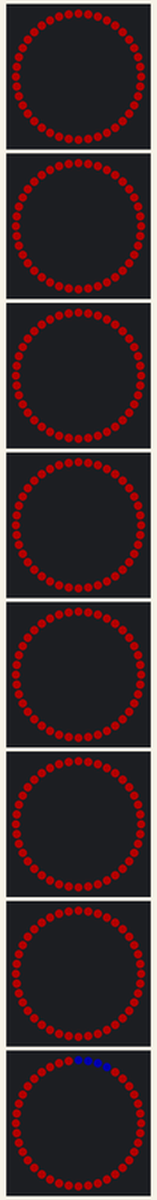
A sketch run on a simulated ESP8266 (NodeMCU). Shown: 8 × 40 RGB LEDs in a ring, first at the top, clockwise. Dim RGB values are drawn brighter than linear; random numbers use the default seed unless the sketch sets one; what the sketch prints to the serial monitor is not drawn.

Above: at 0.1 s.
At 15.9 s:
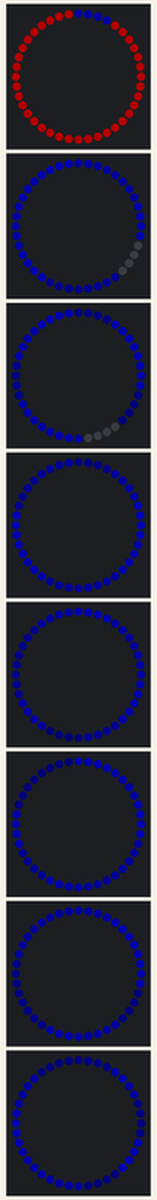
At 37.0 s:
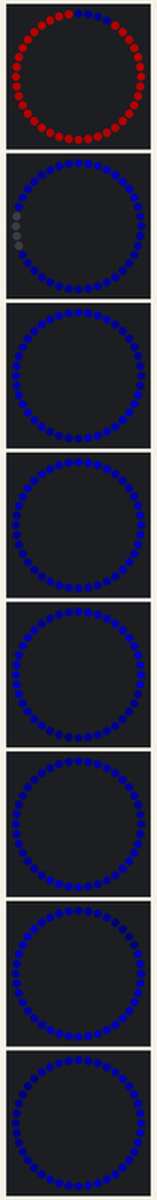

The sketch:

esp8266_case.ino
```cpp
/*  Things to check:
 *    - can I set an individual row from leds[][] to a specific output pin?
 *    - can I respond to an individual cell getting a specific color?
 *    - can I switch between individual and sync modes?
 *    - what is the delay in response?
 *    - how long does it take to fill the cells on init?
 */


// SETUP VARIABLES --------------------------------------------------------------------------------
// Loading the ESP8266WiFi library and the PubSubClient library
#include <ESP8266WiFi.h>
#include <PubSubClient.h>

// case variables ----------------------------------------------------------
const String ID = "esp8266_case";
const char* device_ID = "esp8266_case";

// led strip variables ----------
#define FASTLED_ESP8266_RAW_PIN_ORDER
#include <FastLED.h>
#define COLS 10
#define ROWS 8

CRGB leds[ROWS][4*COLS];

// the following are used for testing purposes:
uint8_t red;
uint8_t green;
uint8_t blue;
uint8_t test_row = 0;
uint8_t test_col = 0;
CRGB test_color;
int incoming;
int phase = 0;

uint8_t BRIGHTNESS = 60;
#define VOLTS 5
#define MAX_MA 3000
const int ROW7_PIN = D8; // bottom row
const int ROW6_PIN = D1;
const int ROW5_PIN = D2;
const int ROW4_PIN = D3;
const int ROW3_PIN = D4;
const int ROW2_PIN = D5;
const int ROW1_PIN = D6;
const int ROW0_PIN = D7; // top row

// LED mode variables ----------
int prev_fade = 0; // stores the last time the color fade changed
int curr_fade = 0;
int _delay = 10;
int UPDATES_PER_SECOND = 400;

CRGBPalette16 currentPalette;
TBlendType    currentBlending;
String led_mode = "off";
String prev_mode = "off";

// used for the "twinkle" modes ---------------------
// Overall twinkle speed.
// 0 (VERY slow) to 8 (VERY fast).
// 4, 5, and 6 are recommended, default is 4.
#define TWINKLE_SPEED 4

// Overall twinkle density.
// 0 (NONE lit) to 8 (ALL lit at once).
// Default is 5.
#define TWINKLE_DENSITY 6

// Background color for 'unlit' pixels
CRGB gBackgroundColor = CRGB::Black;

// If AUTO_SELECT_BACKGROUND_COLOR is set to 1,
// then for any palette where the first two entries
// are the same, a dimmed version of that color will
// automatically be used as the background color.
#define AUTO_SELECT_BACKGROUND_COLOR 0

// If COOL_LIKE_INCANDESCENT is set to 1, colors will
// fade out slighted 'reddened', similar to how
// incandescent bulbs change color as they get dim down.
#define COOL_LIKE_INCANDESCENT 1

CRGBPalette16 targetPalette;

// cell variables ---------------
struct Cell {
  uint8_t red;
  uint8_t green;
  uint8_t blue;
  String cell_mode;
};

Cell cells[ROWS][COLS];

// connection variables ---------
// Change the credentials below, so your ESP8266 connects to your router
const char* ssid = "egon24";
const char* password = "4432egon";

// Change the variable to your Raspberry Pi IP address, so it connects to your MQTT broker
const char* mqtt_server = "192.168.50.115";

// done explicitly to avoid char/char*/String conversions and concatenations
const char* mode_off = "esp8266_case/off";
const char* mode_individual = "esp8266_case/cell/+/+/#"; // esp8266_case/cell/row/column/mode
                                                         // or esp8266_case/cell/row/column/rgb/red/green/blue
const char* mode_rgb = "esp8266_case/rgb";
const char* mode_party = "esp8266_case/party";
const char* mode_twinkle_blue = "esp8266_case/twinkle_blue";
const char* mode_brightness = "esp8266_case/brightness";
const char* mode_color_fade = "esp8266_case/color_fade";

// Initializes the espClient
WiFiClient espClient;
PubSubClient client(espClient);

void setup() {
  Serial.begin(115200);
  Serial.println("Beginning...");

  FastLED.setMaxPowerInVoltsAndMilliamps(VOLTS, MAX_MA);
  FastLED.addLeds<WS2812, ROW7_PIN, GRB>(leds[7], 4*COLS);
  FastLED.addLeds<WS2812, ROW6_PIN, GRB>(leds[6], 4*COLS);
  FastLED.addLeds<WS2812, ROW5_PIN, GRB>(leds[5], 4*COLS);
  FastLED.addLeds<WS2812, ROW4_PIN, GRB>(leds[4], 4*COLS);
  FastLED.addLeds<WS2812, ROW3_PIN, GRB>(leds[3], 4*COLS);
  FastLED.addLeds<WS2812, ROW2_PIN, GRB>(leds[2], 4*COLS);
  FastLED.addLeds<WS2812, ROW1_PIN, GRB>(leds[1], 4*COLS);
  FastLED.addLeds<WS2812, ROW0_PIN, GRB>(leds[0], 4*COLS);
  FastLED.setBrightness(BRIGHTNESS);

  // create a Cell object for each cell
  for(int i = 0; i < ROWS; i++){
    for(int j = 0; j < COLS; j++){
      cells[i][j] = {255, 0, 0, "rgb"};
    }
  }
  initCells();

}

// connect ESP8266 to router
void setup_wifi() {
  delay(10);

  Serial.print("Board's local IP address: ");
  Serial.println(WiFi.localIP());
  // We start by connecting to a WiFi network
  Serial.println();
  Serial.print("Connecting to ");
  Serial.println(ssid);
  WiFi.begin(ssid, password);
  while (WiFi.status() != WL_CONNECTED) {
    delay(500);
    Serial.print(".");
  }
  Serial.println("");
  Serial.print("WiFi connected - ESP IP address: ");
  Serial.println(WiFi.localIP());
}

// TODO
// This functions is executed when some device publishes a message to a topic that your ESP8266 is subscribed to
// Change the function below to add logic to your program, so when a device publishes a message to a topic that
// your ESP8266 is subscribed you can actually do something
void callback(String topic, byte* message, unsigned int length) {
  Serial.print("Message arrived on topic: ");
  Serial.print(topic);
  Serial.print(". Message: ");
  String messageTemp;

  /*  Possible combinations:
   *    - esp8266_case/cell/row/column/mode
   *      - topic:
   *      - message:
   *    - esp8266_case/cell/row/column/rgb/red/green/blue
   *      - topic:
   *      - message:
   *    - esp8266_case/mode
   *      - topic: esp8266_case/<mode>
   *      - message: "esp8266_case"
   *    - sync/mode
   *      - topic: <mode>
   *      - message: "all"
   *    - esp8266_case/brightness/<brightness>
   *      - topic: "all/brightness" or "esp8266_case/brightness"
   *      - message: <brightness>
   *    - sync/rgb/<red>/<green>/<blue>
   *      - topic: "all/rgb"
   *      - message: "<red>/<green>/<blue>"
   *    - esp8266_case/rgb/<red>/<green>/<blue>
   *      - topic: "esp8266_case/rgb"
   *      - message: "<red>/<green>/<blue>"
   */

  for (int i = 0; i < length; i++) {
    Serial.print((char)message[i]);
    messageTemp += (char)message[i];
  }
  Serial.println();

  // if all devices are supposed to respond to the change
//  if(messageTemp == "all"){
//    if(topic == "off"){
//      Serial.println("All changing to \'off\'");
//      led_mode = "off";
//    }
//    else if(topic == "color_fade"){
//      Serial.println("All changing to \'color_fade\'");
//      led_mode = "color_fade";
//      red = 0;
//      green = 0;
//      blue = 255;
////      STATE = 0;
//    }
//    else if(topic == "twinkle_christmas"){
//      Serial.println("All changing to \'twinkle_christmas\'");
//      led_mode = "twinkle_christmas";
//    }
//    else if(topic == "twinkle_blue"){
//      Serial.println("All changing to \'twinkle_blue\'");
//      led_mode = "twinkle_blue";
//    }
//    else if(topic == "twinkle_green"){
//      Serial.println("All changing to \'twinkle_green\'");
//      led_mode = "twinkle_green";
//    }
//    else if(topic == "snow"){
//      Serial.println("All changing to \'snow\'");
//      led_mode = "snow";
//    }
//  }
//  // only the device with matching ID should respond
//  else if(messageTemp.equals(ID)){
//    if(topic == mode_off){
//      Serial.println(ID + " changing to \'off\'");
//      led_mode = "off";
//    }
//    else if(topic == mode_color_fade){
//      Serial.println(ID + " changing to \'color_fade\'");
//      led_mode = "color_fade";
//      red = 0;
//      green = 0;
//      blue = 255;
////      STATE = 0;
//    }
//    else if(topic == mode_twinkle_christmas){
//      Serial.println(ID + " changing to \'twinkle_christmas\'");
//      led_mode = "twinkle_christmas";
//    }
//    else if(topic == mode_twinkle_blue){
//      Serial.println(ID + " changing to \'twinkle_blue\'");
//      led_mode = "twinkle_blue";
//    }
//    else if(topic == mode_twinkle_green){
//      Serial.println(ID + " changing to \'twinkle_green\'");
//      led_mode = "twinkle_green";
//    }
//    else if(topic == mode_snow){
//      Serial.println(ID + " changing to \'snow\'");
//      led_mode = "snow";
//    }
//  }
//  // responding to topic: all/brightness, message: <brightness>
//  else if(topic == "all/brightness" || topic == mode_brightness){
//    BRIGHTNESS = messageTemp.toInt();
//    FastLED.setBrightness(BRIGHTNESS);
//    Serial.print("Brightness: ");
//    Serial.println(BRIGHTNESS);
//  }
//  // responding to topic: all/rgb, message: <red>/<green>/<blue>
//  else{
//    String temp = messageTemp;
//    // parse out the red, green, blue values from the message
//    red = temp.substring(0,temp.indexOf("/")).toInt();
//    temp = temp.substring(temp.indexOf("/")+1);
//
//    green = temp.substring(0,temp.indexOf("/")).toInt();
//    temp = temp.substring(temp.indexOf("/")+1);
//
//    blue = temp.toInt();
//
//    led_mode = "rgb";
//  }
}

void loop() {
  red = random(0,256);
  green = random(0,256);
  blue = random(0,256);
  setCell(test_row, test_col, red, green, blue);
  test_col++;
  if(test_col > COLS){
    test_col = 0;
    test_row++;
  }
  if(test_row > ROWS){
    test_row = 0;
  }
  delay(50);
}

// set each cell to show the color stored in colors[][]
void initCells(){
  Serial.println("In initCells()");
  int r, c;
  byte cell_column;

  for(r = 0; r < ROWS; r++){
    // turn on cells in each row
    cell_column = 0;
    for(c = 0; c < 4*COLS; c++) {
        if(c > 0){
          if(c % 4 == 0){
            cell_column++;
          }
        }
//        Serial.print("Setting: row: ");
//        Serial.print(r);
//        Serial.print(", column: ");
//        Serial.print(c);
//        Serial.print(" using chunk ");
//        Serial.println(cell_column);
        leds[r][c] = CRGB(cells[r][cell_column].red, cells[r][cell_column].green, cells[r][cell_column].blue);
    }
    FastLED.show();
  }
}

void setCell(uint8_t row, uint8_t col, byte red, byte green, byte blue){
  /*            Columns (as referenced by user)     (output pins controling the row)
   *         1     2      3      4      5      6      7      8      9      10    |
   *     ----------------------------------------------------------------------  V
   *  1  |      |      |      |      |      |      |      |      |      |     | D0
   *     ----------------------------------------------------------------------
   *  2  |      |      |      |      |      |      |      |      |      |     | D1
   *     ----------------------------------------------------------------------
   *  3  |      |      |      |      |      |      |      |      |      |     | D2
   *     ----------------------------------------------------------------------
   *  4  |      |      |      |      |      |      |      |      |      |     | D3
   *     ----------------------------------------------------------------------
   *  5  |      |      |      |      |      |      |      |      |      |     | D4
   *     ----------------------------------------------------------------------
   *  6  |      |      |      |      |      |      |      |      |      |     | D5
   *     ----------------------------------------------------------------------
   *  7  |      |      |      |      |      |      |      |      |      |     | D6
   *     ----------------------------------------------------------------------
   *      36-39 |32-35 |28-31 |24-27 |20-23 |16-19 |12-15 | 8-11 |  4-7 | 0-3
   */

  CRGB color = (red, green, blue);
  int grid_column = 4*(COLS-col);
  // set the 4 leds in the cell to the specified color
  for(int i = 0; i < 4; i++){
    leds[row-1][grid_column] = color;
    grid_column++;
  }

  cells[row][grid_column].red = red;
  cells[row][grid_column].green = green;
  cells[row][grid_column].blue = blue;
//  Serial.print(row);
//  Serial.print(" ");
//  Serial.print(col);
//  Serial.print(" ");
//  Serial.print(red);
//  Serial.print(" ");
//  Serial.print(green);
//  Serial.print(" ");
//  Serial.println(blue);
  FastLED.show();
}
```
